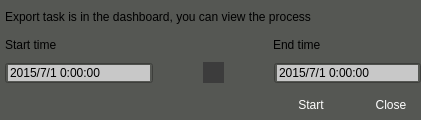
<?xml version="1.0" encoding="UTF-8"?>
<ui version="4.0">
 <class>VSCExport</class>
 <widget class="QDialog" name="VSCExport">
  <property name="windowModality">
   <enum>Qt::WindowModal</enum>
  </property>
  <property name="geometry">
   <rect>
    <x>0</x>
    <y>0</y>
    <width>421</width>
    <height>120</height>
   </rect>
  </property>
  <property name="windowTitle">
   <string>Export</string>
  </property>
  <property name="windowIcon">
   <iconset>
    <normaloff>:/logo/resources/vscsmall.png</normaloff>:/logo/resources/vscsmall.png</iconset>
  </property>
  <property name="styleSheet">
   <string notr="true">background-color: rgb(85, 87, 83);</string>
  </property>
  <property name="modal">
   <bool>true</bool>
  </property>
  <layout class="QVBoxLayout" name="verticalLayout">
   <property name="leftMargin">
    <number>5</number>
   </property>
   <property name="topMargin">
    <number>5</number>
   </property>
   <property name="rightMargin">
    <number>0</number>
   </property>
   <property name="bottomMargin">
    <number>0</number>
   </property>
   <item>
    <widget class="QLabel" name="label">
     <property name="text">
      <string>Export task is in the dashboard, you can view the process</string>
     </property>
    </widget>
   </item>
   <item>
    <layout class="QHBoxLayout" name="horizontalLayout_3">
     <property name="spacing">
      <number>120</number>
     </property>
     <item>
      <widget class="QLabel" name="label_2">
       <property name="text">
        <string>Start time</string>
       </property>
      </widget>
     </item>
     <item>
      <widget class="QLabel" name="label_3">
       <property name="text">
        <string>End time</string>
       </property>
      </widget>
     </item>
    </layout>
   </item>
   <item>
    <layout class="QHBoxLayout" name="horizontalLayout_2">
     <property name="spacing">
      <number>50</number>
     </property>
     <item>
      <widget class="QDateTimeEdit" name="startTime">
       <property name="styleSheet">
        <string notr="true">QDateTimeEdit:hover {
border:none;
color:white;
background-color: rgb(85, 170, 255);}
QDateTimeEdit:pressed {
background-color: rgb(200, 200, 200);}
</string>
       </property>
       <property name="wrapping">
        <bool>false</bool>
       </property>
       <property name="buttonSymbols">
        <enum>QAbstractSpinBox::NoButtons</enum>
       </property>
       <property name="accelerated">
        <bool>false</bool>
       </property>
       <property name="showGroupSeparator" stdset="0">
        <bool>false</bool>
       </property>
       <property name="dateTime">
        <datetime>
         <hour>0</hour>
         <minute>0</minute>
         <second>0</second>
         <year>2015</year>
         <month>7</month>
         <day>1</day>
        </datetime>
       </property>
       <property name="displayFormat">
        <string>yyyy/M/d H:mm:ss</string>
       </property>
       <property name="calendarPopup">
        <bool>false</bool>
       </property>
      </widget>
     </item>
     <item>
      <widget class="QPushButton" name="pushButton">
       <property name="minimumSize">
        <size>
         <width>21</width>
         <height>21</height>
        </size>
       </property>
       <property name="maximumSize">
        <size>
         <width>21</width>
         <height>21</height>
        </size>
       </property>
       <property name="styleSheet">
        <string notr="true">background-color:rgb(60, 60, 60);
border:none;</string>
       </property>
       <property name="text">
        <string/>
       </property>
       <property name="icon">
        <iconset resource="../velibui.qrc">
         <normaloff>:/date/resources/date/libuinextm.png</normaloff>:/date/resources/date/libuinextm.png</iconset>
       </property>
      </widget>
     </item>
     <item>
      <widget class="QDateTimeEdit" name="endTime">
       <property name="styleSheet">
        <string notr="true">QDateTimeEdit:hover {
border:none;
color:white;
background-color: rgb(85, 170, 255);}
QDateTimeEdit:pressed {
background-color: rgb(200, 200, 200);}</string>
       </property>
       <property name="buttonSymbols">
        <enum>QAbstractSpinBox::NoButtons</enum>
       </property>
       <property name="dateTime">
        <datetime>
         <hour>0</hour>
         <minute>0</minute>
         <second>0</second>
         <year>2015</year>
         <month>7</month>
         <day>1</day>
        </datetime>
       </property>
       <property name="displayFormat">
        <string>yyyy/M/d H:mm:ss</string>
       </property>
       <property name="calendarPopup">
        <bool>false</bool>
       </property>
      </widget>
     </item>
    </layout>
   </item>
   <item>
    <layout class="QHBoxLayout" name="horizontalLayout">
     <property name="spacing">
      <number>20</number>
     </property>
     <item>
      <spacer name="horizontalSpacer">
       <property name="orientation">
        <enum>Qt::Horizontal</enum>
       </property>
       <property name="sizeHint" stdset="0">
        <size>
         <width>40</width>
         <height>20</height>
        </size>
       </property>
      </spacer>
     </item>
     <item>
      <widget class="QPushButton" name="pbStart">
       <property name="minimumSize">
        <size>
         <width>60</width>
         <height>30</height>
        </size>
       </property>
       <property name="maximumSize">
        <size>
         <width>60</width>
         <height>30</height>
        </size>
       </property>
       <property name="styleSheet">
        <string notr="true">QPushButton { 
border:none;
color:white;
background-image: url(:/action/resources/libuibutton.png);}
QPushButton:hover {
	background-image: url(:/action/resources/libuibuttonpress.png);}
QPushButton:pressed {
	background-image: url(:/action/resources/libuibutton.png);}
</string>
       </property>
       <property name="text">
        <string>Start</string>
       </property>
      </widget>
     </item>
     <item>
      <widget class="QPushButton" name="pbClose">
       <property name="minimumSize">
        <size>
         <width>60</width>
         <height>30</height>
        </size>
       </property>
       <property name="maximumSize">
        <size>
         <width>60</width>
         <height>30</height>
        </size>
       </property>
       <property name="styleSheet">
        <string notr="true">QPushButton { 
border:none;
color:white;
background-image: url(:/action/resources/libuibutton.png);}
QPushButton:hover {
	background-image: url(:/action/resources/libuibuttonpress.png);}
QPushButton:pressed {
	background-image: url(:/action/resources/libuibuttonpress.png);}
</string>
       </property>
       <property name="text">
        <string>Close</string>
       </property>
      </widget>
     </item>
    </layout>
   </item>
  </layout>
 </widget>
 <resources>
  <include location="../velibui.qrc"/>
 </resources>
 <connections>
  <connection>
   <sender>pbClose</sender>
   <signal>clicked()</signal>
   <receiver>VSCExport</receiver>
   <slot>reject()</slot>
   <hints>
    <hint type="sourcelabel">
     <x>369</x>
     <y>253</y>
    </hint>
    <hint type="destinationlabel">
     <x>179</x>
     <y>282</y>
    </hint>
   </hints>
  </connection>
 </connections>
</ui>
